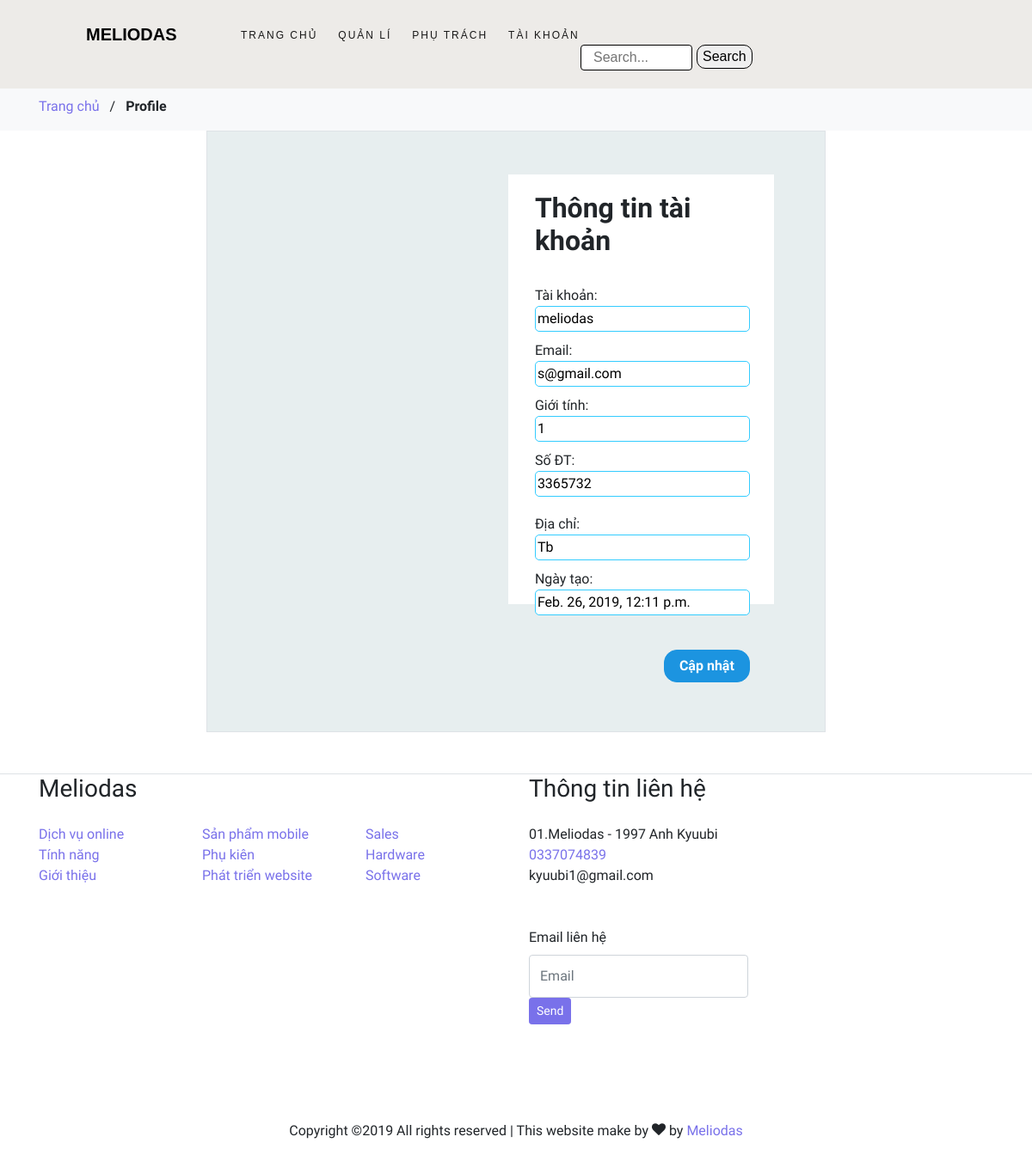
Page /Sin/profile/ (signed in) on the committed database.
### Sin/models.py (models this page shows, shortened)
class Account(AbstractUser):
    sex_choice = ((0, 'Nữ'), (1, 'Nam'))
    address = models.CharField(default='', max_length=50)
    sex = models.IntegerField(choices=sex_choice, default='1')
    phone = models.IntegerField()

### Sin/views.py (the view)
# urls.py: path('profile/', views.InforUser.as_view(), name='profile'),
class InforUser(View):
        def get(self, request):
            user = request.user
            search = SearchProduct()
            return render(request, 'Sin/infor.html', {'user': user, 'acc': user, 'search': search})

### Sin/forms.py
class SearchProduct(forms.ModelForm):
    class Meta:
        model = Product
        fields = {'category', }
        widgets = {
            'category': forms.TextInput(attrs={'class': 'in', 'placeholder': 'Search...'})
        }

### Sin/templates/Sin/infor.html (shortened to what this page needs)
{% extends 'Sin/base1.html'%}
{% load static %}
    {% block content %}
<link rel="stylesheet" href="{% static 'Sin/signup.css' %}">
    <link rel="stylesheet" href="{% static 'Sin/fonts/icomoon/style.css' %}">
    <link rel="stylesheet" href="{% static 'Sin/css/bootstrap.min.css' %}">
    <link rel="stylesheet" href="{% static 'Sin/css/magnific-popup.css' %}">
    <link rel="stylesheet" href="{% static 'Sin/css/jquery-ui.css' %}">
    <link rel="stylesheet" href="{% static 'Sin/css/owl.carousel.min.css' %}">
    <link rel="stylesheet" href="{% static 'Sin/css/owl.theme.default.min.css' %}">
    <link rel="stylesheet" href="{% static 'Sin/css/aos.css' %}">
<div class="bg-light py-3">
      <div class="container">
        <div class="row">
          <div class="col-md-12 mb-0"><a href="{% url 'Sin:home'%}">Trang chủ </a> <span class="mx-2 mb-0">/</span> <strong class="text-black">Profile</strong></div>
        </div>
      </div>
    </div>
<div class="border">
    <div class="form">
        <div class="form-sign-up">
                <div class="ft-sign-up">
            <form action="{% url 'Sin:edit-profile'%}" method="get">
                <h2><b>Thông tin tài khoản</b></h2>
                <br/>
                <div class="sign-up-username">Tài khoản: &nbsp;
                    <input type="text", value="{{user.username}}", class="username1"/>
                </div>
                <div class="sign-up-email">Email: &nbsp;  &nbsp; &nbsp;  &nbsp; &nbsp;
                    <input type="text", value="{{user.email}}", class="email1"/>
                </div>
                <div class="sign-up-sex">Giới tính: &nbsp;&nbsp; &nbsp;
                     <input type="text", value="{{user.sex}}", class="sex1"/>
                </div>
                <div class="sign-up-phone">Số ĐT: &nbsp;&nbsp;&nbsp;&nbsp;  &nbsp; &nbsp;
                    <input type="text", value="{{user.phone}}", class="phone1"/>
                </div>
                <div class="sign-up-address">Địa chỉ: &nbsp;&nbsp;&nbsp;&nbsp;  &nbsp;
                    <input type="text", value="{{user.address}}", class="address1"/>
                </div>
                <div class="sign-up-date">Ngày tạo: &nbsp;&nbsp;&nbsp
                    <input type="text", value="{{user.date_joined}}", class="date1"/>
                </div>
                <div class="btn-sign-up"><input type="submit" value="Cập nhật" class="btn-sign"></div>
            </form>
                </div>
                </div>
        </div>
    </div>
<br/>
<br/>
    {% endblock %}

### Sin/static/Sin/style.css (style rules this page uses)
* { box-sizing: border-box; }
body { font-family: "Montserrat", Arial, sans-serif; font-weight: 300; font-size: 16px; line-height: 1.7; color: #828282; background: #fff; }
a { color: #cabcab; -webkit-transition: 0.5s; -o-transition: 0.5s; transition: 0.5s; text-decoration: none; }

### Sin/static/Sin/signup.css (style rules this page uses)
.border { width: 60%; margin: auto; background-color: #E7EEEF; height: 700px; }
.form { width: 43%; margin-top: 50px; height: 500px; background-color: white; display: block; margin-left: 350px; }
.form-sign-up { min-height: 68%; }
.ft-sign-up { width: 80%; height: 95%; margin: auto; }
.ft-sign-up h2 { padding-top: 20px; }
.username1 { width: 250px; height: 30px; border: 1px solid #33CCFF; border-radius: 5px; margin-bottom: 10px; outline:none; }
.email1 { width: 250px; height: 30px; border: 1px solid #33CCFF; border-radius: 5px; margin-bottom: 10px; outline:none; }
.phone1 { width: 250px; height: 30px; border: 1px solid #33CCFF; border-radius: 5px; margin-bottom: 20px; outline:none; }
.sex1 { width: 250px; height: 30px; border: 1px solid #33CCFF; border-radius: 5px; margin-bottom: 10px; outline:none; }
.date1 { width: 250px; height: 30px; border: 1px solid #33CCFF; border-radius: 5px; margin-bottom: 20px; outline:none; }
.address1 { width: 250px; height: 30px; border: 1px solid #33CCFF; border-radius: 5px; margin-bottom: 10px; outline:none; }
.btn-sign-up input { width: 100px; height: 38px; border: 1px solid #1c94e0; border-radius: 15px; background-color: #1c94e0; color: white; font-weight: bold; margin-right: 35px; outline: none; }
.btn-sign-up { margin-left: 150px; margin-top: 20px; }

### Sin/templates/Sin/base1.html (style rules this page uses)
.in { width: 130px; box-sizing: border-box; border: 1px solid black; border-radius: 4px; outline:none; padding: 12px 14px; height:30px; transition:0.6s ease-in-out; }

### rows in the picture
Account: username "meliodas", email "s@gmail.com", sex "1", phone "3365732", address "Tb", date_joined "Feb. 26, 2019, 12:11 p.m."
